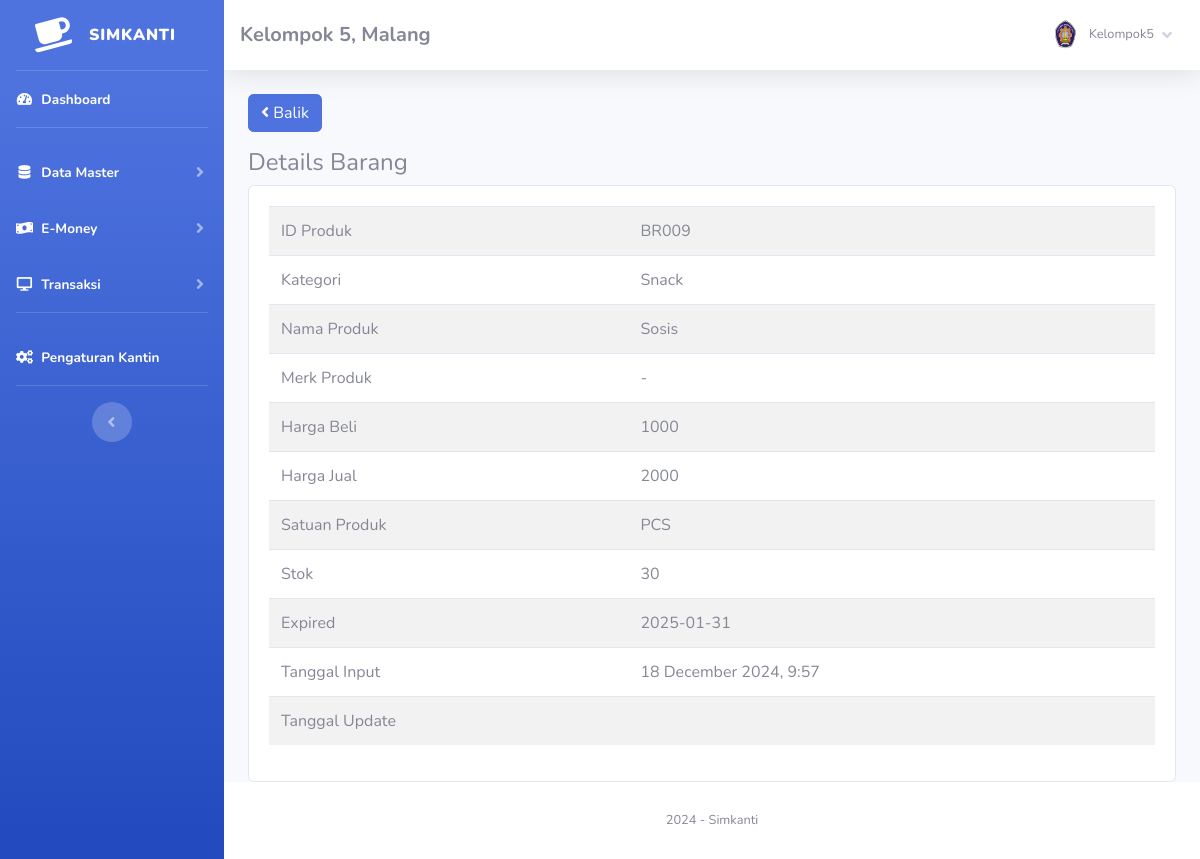
Screenshot of /index.php?page=barang/details&barang=BR009 (signed in) with the database file from the repository.
### tables this page shows
CREATE TABLE `toko` (
  `id_toko` int NOT NULL AUTO_INCREMENT,
  `nama_toko` varchar(255) NOT NULL,
  `alamat_toko` text NOT NULL,
  `tlp` varchar(255) NOT NULL,
  `nama_pemilik` varchar(255) NOT NULL,
  PRIMARY KEY (`id_toko`)
);

CREATE TABLE `member` (
  `id_member` int NOT NULL AUTO_INCREMENT,
  `nm_member` varchar(255) NOT NULL,
  `alamat_member` text NOT NULL,
  `telepon` varchar(255) NOT NULL,
  `email` varchar(255) NOT NULL,
  `gambar` text NOT NULL,
  `NIK` text NOT NULL,
  PRIMARY KEY (`id_member`)
);

CREATE TABLE `barang` (
  `id` int NOT NULL AUTO_INCREMENT,
  `id_barang` varchar(255) NOT NULL,
  `id_kategori` int NOT NULL,
  `nama_barang` text NOT NULL,
  `merk` varchar(255) NOT NULL,
  `harga_beli` varchar(255) NOT NULL,
  `harga_jual` varchar(255) NOT NULL,
  `satuan_barang` varchar(255) NOT NULL,
  `stok` text NOT NULL,
  `expired` date NOT NULL,
  `tgl_input` varchar(255) NOT NULL,
  `tgl_update` varchar(255) DEFAULT NULL,
  PRIMARY KEY (`id`)
);

CREATE TABLE `kategori` (
  `id_kategori` int NOT NULL AUTO_INCREMENT,
  `nama_kategori` varchar(255) NOT NULL,
  `tgl_input` varchar(255) NOT NULL,
  PRIMARY KEY (`id_kategori`)
);

### fungsi/view/view.php (called while the page is built, shortened)
<?php
class view
{
    protected $db;
    public function __construct($db)
    {
        $this->db = $db;
    }
    public function member_edit($id)
    {
        $sql = "select member.*, login.*
                from member inner join login on member.id_member = login.id_member
                where member.id_member= ?";
        $row = $this->db->prepare($sql);
        $row->execute(array($id));
        $hasil = $row->fetch();
        return $hasil;
    }
    public function toko()
    {
        $sql = "select*from toko where id_toko='1'";
        $row = $this->db->prepare($sql);
        $row->execute();
        $hasil = $row->fetch();
        return $hasil;
    }
    public function barang_edit($id)
    {
        $sql = "select barang.*, kategori.id_kategori, kategori.nama_kategori
                from barang inner join kategori on barang.id_kategori = kategori.id_kategori
                where id_barang=?";
        $row = $this->db->prepare($sql);
        $row->execute(array($id));
        $hasil = $row->fetch();
        return $hasil;
    }
}

### admin/module/barang/details/index.php (the view, shortened to what this page needs)
<?php
	$id = $_GET['barang'];
	$hasil = $lihat -> barang_edit($id);
?>
<a href="index.php?page=barang" class="btn btn-primary mb-3"><i class="fa fa-angle-left"></i> Balik </a>
<h4>Details Barang</h4>
<div class="card card-body">
	<div class="table-responsive">
		<table class="table table-striped">
			<tr>
				<td>ID Produk</td>
				<td><?php echo $hasil['id_barang'];?></td>
			</tr>
			<tr>
				<td>Kategori</td>
				<td><?php echo $hasil['nama_kategori'];?></td>
			</tr>
			<tr>
				<td>Nama Produk</td>
				<td><?php echo $hasil['nama_barang'];?></td>
			</tr>
			<tr>
				<td>Merk Produk</td>
				<td><?php echo $hasil['merk'];?></td>
			</tr>
			<tr>
				<td>Harga Beli</td>
				<td><?php echo $hasil['harga_beli'];?></td>
			</tr>
			<tr>
				<td>Harga Jual</td>
				<td><?php echo $hasil['harga_jual'];?></td>
			</tr>
			<tr>
				<td>Satuan Produk</td>
				<td><?php echo $hasil['satuan_barang'];?></td>
			</tr>
			<tr>
				<td>Stok</td>
				<td><?php echo $hasil['stok'];?></td>
			</tr>
			<tr>
				<td>Expired</td>
				<td><?php echo $hasil['expired'];?></td>
			</tr>
			<tr>
				<td>Tanggal Input</td>
				<td><?php echo $hasil['tgl_input'];?></td>
			</tr>
			<tr>
				<td>Tanggal Update</td>
				<td><?php echo $hasil['tgl_update'];?></td>
			</tr>
		</table>
	</div>
</div>

### admin/template/sidebar.php (shortened to what this page needs)
<?php
    $id = $_SESSION['admin']['id_member'];
    $hasil_profil = $lihat -> member_edit($id);
?>
<ul class="navbar-nav bg-gradient-primary sidebar sidebar-dark accordion" id="accordionSidebar">
    <a class="sidebar-brand d-flex align-items-center justify-content-center" href="index.php">
        <div class="sidebar-brand-icon rotate-n-15">
            <i class="fas fa-coffee"></i>
        </div>
        <div class="sidebar-brand-text mx-3"><b>Simkanti</b><sup></sup></div>
    </a>
    <hr class="sidebar-divider my-0">
    <li class="nav-item active">
        <a class="nav-link" href="index.php">
            <i class="fas fa-fw fa-tachometer-alt"></i>
            <span>Dashboard</span></a>
    </li>
    <hr class="sidebar-divider">
    <li class="nav-item active">
        <a class="nav-link collapsed" href="#" data-toggle="collapse" data-target="#collapseTwo" aria-expanded="true"
            aria-controls="collapseTwo">
            <i class="fas fa-fw fa-database"></i>
            <span>Data Master</span>
        </a>
    </li>
    <li class="nav-item active">
        <a class="nav-link collapsed" href="#" data-toggle="collapse" data-target="#collapseee" aria-expanded="true"
            aria-controls="collapseTwo">
            <i class="fas fa-fw fa-money-bill-wave"></i>
            <span>E-Money</span>
        </a>
    </li>
    <li class="nav-item active">
        <a class="nav-link collapsed" href="#" data-toggle="collapse" data-target="#collapse3" aria-expanded="true"
            aria-controls="collapse3">
            <i class="fas fa-fw fa-desktop"></i>
            <span>Transaksi</span>
        </a>
    </li>
    <hr class="sidebar-divider">
    <li class="nav-item active">
        <a class="nav-link" href="index.php?page=pengaturan">
            <i class="fas fa-fw fa-cogs"></i>
            <span>Pengaturan Kantin</span></a>
    </li>
    <hr class="sidebar-divider d-none d-md-block">
    <div class="text-center d-none d-md-inline">
        <button class="rounded-circle border-0" id="sidebarToggle"></button>
    </div>
</ul>
<div id="content-wrapper" class="d-flex flex-column">
    <div id="content">
        <nav class="navbar navbar-expand navbar-light bg-white topbar mb-4 static-top shadow">
            <h5 class="d-lg-block d-none mt-2"><b><?php echo $toko['nama_toko'];?>, <?php echo $toko['alamat_toko'];?></b></h5>
            <ul class="navbar-nav ml-auto">
                <li class="nav-item dropdown no-arrow">
                    <a class="nav-link dropdown-toggle" href="#" id="userDropdown" role="button" data-toggle="dropdown"
                        aria-haspopup="true" aria-expanded="false">
                        <img class="img-profile rounded-circle"
                            src="assets/img/user/<?php echo $hasil_profil['gambar'];?>">
                        <span
                            class="mr-2 d-none d-lg-inline text-gray-600 small ml-2"><?php echo $hasil_profil['nm_member'];?></span>
                        <i class="fas fa-angle-down"></i>
                    </a>
                </li>
            </ul>
        </nav>
        <div class="container-fluid">

### rows the page displays
toko: nama_toko "Kelompok 5", alamat_toko "Malang"
barang: id_barang "BR009", id_kategori.nama_kategori "Snack", nama_barang "Sosis", merk "-", harga_beli "1000", harga_jual "2000", satuan_barang "PCS", stok "30", expired "2025-01-31", tgl_input "18 December 2024, 9:57"

### other values shown
$hasil_profil['nm_member'] "Kelompok5"
